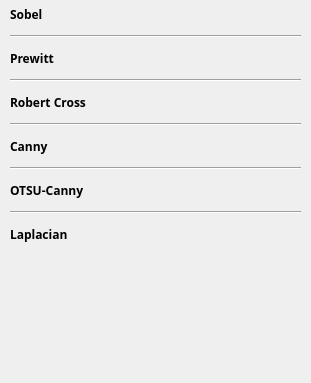
    <widget class="QWidget" name="tool_edge">
     <property name="geometry">
      <rect>
       <x>0</x>
       <y>0</y>
       <width>311</width>
       <height>383</height>
      </rect>
     </property>
     <attribute name="label">
      <string>에지 검출</string>
     </attribute>
     <widget class="QWidget" name="verticalLayoutWidget_4">
      <property name="geometry">
       <rect>
        <x>10</x>
        <y>0</y>
        <width>291</width>
        <height>252</height>
       </rect>
      </property>
      <layout class="QVBoxLayout" name="edge_verticalLayout" stretch="0,0,0,0,0,0,0,0,0,0,0">
       <item>
        <layout class="QHBoxLayout" name="horizontalLayout_16" stretch="10,1">
         <item>
          <widget class="QLabel" name="edge_sobel_label">
           <property name="font">
            <font>
             <family>Pretendard</family>
             <pointsize>9</pointsize>
             <weight>75</weight>
             <bold>true</bold>
            </font>
           </property>
           <property name="styleSheet">
            <string notr="true">background-color: rgba(255, 255, 255, 0)</string>
           </property>
           <property name="text">
            <string>Sobel</string>
           </property>
          </widget>
         </item>
         <item>
          <widget class="QRadioButton" name="edge_sobel_btn">
           <property name="styleSheet">
            <string notr="true">QRadioButton::indicator {
    width: 35px;
	height: 18px;
	image: url(&quot;C:/Users/User/workspace/2023-Industry-Academia-Collaboration-Project/ShortTerm-Internship/project/opencv_on_pyqt/Checkbox_off.png&quot;);
}
QRadioButton::indicator::checked {
	width: 35px;
	height: 18px;
    image: url(&quot;C:/Users/User/workspace/2023-Industry-Academia-Collaboration-Project/ShortTerm-Internship/project/opencv_on_pyqt/Checkbox_on.png&quot;);
}
QRadioButton {
	background-color: rgba(0,0,0,0);
}</string>
           </property>
           <property name="text">
            <string/>
           </property>
           <property name="checkable">
            <bool>true</bool>
           </property>
           <property name="checked">
            <bool>false</bool>
           </property>
          </widget>
         </item>
        </layout>
       </item>
       <item>
        <widget class="Line" name="line_11">
         <property name="orientation">
          <enum>Qt::Horizontal</enum>
         </property>
        </widget>
       </item>
       <item>
        <layout class="QHBoxLayout" name="horizontalLayout_17" stretch="10,1">
         <item>
          <widget class="QLabel" name="edge_prewitt_label">
           <property name="font">
            <font>
             <family>Pretendard</family>
             <pointsize>9</pointsize>
             <weight>75</weight>
             <bold>true</bold>
            </font>
           </property>
           <property name="styleSheet">
            <string notr="true">background-color: rgba(255, 255, 255, 0)</string>
           </property>
           <property name="text">
            <string>Prewitt</string>
           </property>
          </widget>
         </item>
         <item>
          <widget class="QRadioButton" name="edge_prewitt_btn">
           <property name="enabled">
            <bool>true</bool>
           </property>
           <property name="styleSheet">
            <string notr="true">QRadioButton::indicator {
    width: 35px;
	height: 18px;
	image: url(&quot;C:/Users/User/workspace/2023-Industry-Academia-Collaboration-Project/ShortTerm-Internship/project/opencv_on_pyqt/Checkbox_off.png&quot;);
}
QRadioButton::indicator::checked {
	width: 35px;
	height: 18px;
    image: url(&quot;C:/Users/User/workspace/2023-Industry-Academia-Collaboration-Project/ShortTerm-Internship/project/opencv_on_pyqt/Checkbox_on.png&quot;);
}
QRadioButton {
	background-color: rgba(0,0,0,0);
}</string>
           </property>
           <property name="text">
            <string/>
           </property>
           <property name="checkable">
            <bool>true</bool>
           </property>
           <property name="checked">
            <bool>false</bool>
           </property>
          </widget>
         </item>
        </layout>
       </item>
       <item>
        <widget class="Line" name="line_12">
         <property name="orientation">
          <enum>Qt::Horizontal</enum>
         </property>
        </widget>
       </item>
       <item>
        <layout class="QHBoxLayout" name="horizontalLayout_18" stretch="10,1">
         <item>
          <widget class="QLabel" name="edge_robert_label">
           <property name="font">
            <font>
             <family>Pretendard</family>
             <pointsize>9</pointsize>
             <weight>75</weight>
             <bold>true</bold>
            </font>
           </property>
           <property name="styleSheet">
            <string notr="true">background-color: rgba(255, 255, 255, 0)</string>
           </property>
           <property name="text">
            <string>Robert Cross</string>
           </property>
          </widget>
         </item>
         <item>
          <widget class="QRadioButton" name="edge_robert_btn">
           <property name="enabled">
            <bool>true</bool>
           </property>
           <property name="styleSheet">
            <string notr="true">QRadioButton::indicator {
    width: 35px;
	height: 18px;
	image: url(&quot;C:/Users/User/workspace/2023-Industry-Academia-Collaboration-Project/ShortTerm-Internship/project/opencv_on_pyqt/Checkbox_off.png&quot;);
}
QRadioButton::indicator::checked {
	width: 35px;
	height: 18px;
    image: url(&quot;C:/Users/User/workspace/2023-Industry-Academia-Collaboration-Project/ShortTerm-Internship/project/opencv_on_pyqt/Checkbox_on.png&quot;);
}
QRadioButton {
	background-color: rgba(0,0,0,0);
}</string>
           </property>
           <property name="text">
            <string/>
           </property>
           <property name="checkable">
            <bool>true</bool>
           </property>
           <property name="checked">
            <bool>false</bool>
           </property>
          </widget>
         </item>
        </layout>
       </item>
       <item>
        <widget class="Line" name="line_13">
         <property name="orientation">
          <enum>Qt::Horizontal</enum>
         </property>
        </widget>
       </item>
       <item>
        <layout class="QHBoxLayout" name="horizontalLayout_19" stretch="10,1">
         <item>
          <widget class="QLabel" name="edge_canny_label">
           <property name="font">
            <font>
             <family>Pretendard</family>
             <pointsize>9</pointsize>
             <weight>75</weight>
             <bold>true</bold>
            </font>
           </property>
           <property name="styleSheet">
            <string notr="true">background-color: rgba(255, 255, 255, 0)</string>
           </property>
           <property name="text">
            <string>Canny</string>
           </property>
          </widget>
         </item>
         <item>
          <widget class="QRadioButton" name="edge_canny_btn">
           <property name="enabled">
            <bool>true</bool>
           </property>
           <property name="styleSheet">
            <string notr="true">QRadioButton::indicator {
    width: 35px;
	height: 18px;
	image: url(&quot;C:/Users/User/workspace/2023-Industry-Academia-Collaboration-Project/ShortTerm-Internship/project/opencv_on_pyqt/Checkbox_off.png&quot;);
}
QRadioButton::indicator::checked {
	width: 35px;
	height: 18px;
    image: url(&quot;C:/Users/User/workspace/2023-Industry-Academia-Collaboration-Project/ShortTerm-Internship/project/opencv_on_pyqt/Checkbox_on.png&quot;);
}
QRadioButton {
	background-color: rgba(0,0,0,0);
}</string>
           </property>
           <property name="text">
            <string/>
           </property>
           <property name="checkable">
            <bool>true</bool>
           </property>
           <property name="checked">
            <bool>false</bool>
           </property>
          </widget>
         </item>
        </layout>
       </item>
       <item>
        <widget class="Line" name="line_17">
         <property name="orientation">
          <enum>Qt::Horizontal</enum>
         </property>
        </widget>
       </item>
       <item>
        <layout class="QHBoxLayout" name="horizontalLayout_24" stretch="10,1">
         <item>
          <widget class="QLabel" name="edge_otsu_label">
           <property name="font">
            <font>
             <family>Pretendard</family>
             <pointsize>9</pointsize>
             <weight>75</weight>
             <bold>true</bold>
            </font>
           </property>
           <property name="styleSheet">
            <string notr="true">background-color: rgba(255, 255, 255, 0)</string>
           </property>
           <property name="text">
            <string>OTSU-Canny</string>
           </property>
          </widget>
         </item>
         <item>
          <widget class="QRadioButton" name="edge_otsu_btn">
           <property name="enabled">
            <bool>true</bool>
           </property>
           <property name="styleSheet">
            <string notr="true">QRadioButton::indicator {
    width: 35px;
	height: 18px;
	image: url(&quot;C:/Users/User/workspace/2023-Industry-Academia-Collaboration-Project/ShortTerm-Internship/project/opencv_on_pyqt/Checkbox_off.png&quot;);
}
QRadioButton::indicator::checked {
	width: 35px;
	height: 18px;
    image: url(&quot;C:/Users/User/workspace/2023-Industry-Academia-Collaboration-Project/ShortTerm-Internship/project/opencv_on_pyqt/Checkbox_on.png&quot;);
}
QRadioButton {
	background-color: rgba(0,0,0,0);
}</string>
           </property>
           <property name="text">
            <string/>
           </property>
           <property name="checkable">
            <bool>true</bool>
           </property>
           <property name="checked">
            <bool>false</bool>
           </property>
          </widget>
         </item>
        </layout>
       </item>
       <item>
        <widget class="Line" name="line_14">
         <property name="orientation">
          <enum>Qt::Horizontal</enum>
         </property>
        </widget>
       </item>
       <item>
        <layout class="QHBoxLayout" name="horizontalLayout_20" stretch="10,1">
         <item>
          <widget class="QLabel" name="edge_laplacian_label">
           <property name="font">
            <font>
             <family>Pretendard</family>
             <pointsize>9</pointsize>
             <weight>75</weight>
             <bold>true</bold>
            </font>
           </property>
           <property name="styleSheet">
            <string notr="true">background-color: rgba(255, 255, 255, 0)</string>
           </property>
           <property name="text">
            <string>Laplacian</string>
           </property>
          </widget>
         </item>
         <item>
          <widget class="QRadioButton" name="edge_laplacian_btn">
           <property name="enabled">
            <bool>true</bool>
           </property>
           <property name="styleSheet">
            <string notr="true">QRadioButton::indicator {
    width: 35px;
	height: 18px;
	image: url(&quot;C:/Users/User/workspace/2023-Industry-Academia-Collaboration-Project/ShortTerm-Internship/project/opencv_on_pyqt/Checkbox_off.png&quot;);
}
QRadioButton::indicator::checked {
	width: 35px;
	height: 18px;
    image: url(&quot;C:/Users/User/workspace/2023-Industry-Academia-Collaboration-Project/ShortTerm-Internship/project/opencv_on_pyqt/Checkbox_on.png&quot;);
}
QRadioButton {
	background-color: rgba(0,0,0,0);
}</string>
           </property>
           <property name="text">
            <string/>
           </property>
           <property name="checkable">
            <bool>true</bool>
           </property>
           <property name="checked">
            <bool>false</bool>
           </property>
          </widget>
         </item>
        </layout>
       </item>
      </layout>
     </widget>
    </widget>
